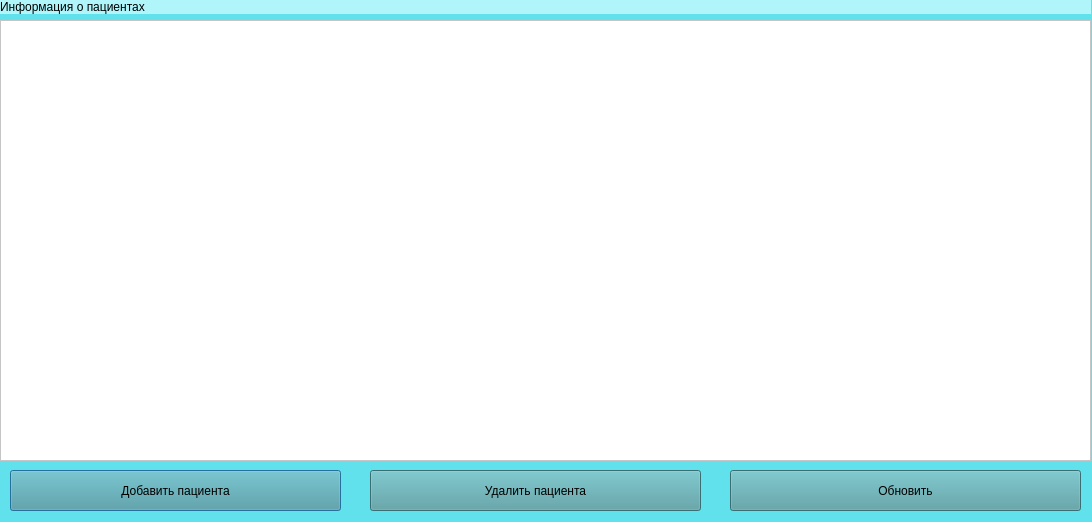
<?xml version="1.0" encoding="UTF-8"?>
<ui version="4.0">
 <class>Information</class>
 <widget class="QDialog" name="Information">
  <property name="geometry">
   <rect>
    <x>0</x>
    <y>0</y>
    <width>1092</width>
    <height>522</height>
   </rect>
  </property>
  <property name="windowTitle">
   <string>Dialog</string>
  </property>
  <property name="styleSheet">
   <string notr="true">background-color: rgb(96,225,235)</string>
  </property>
  <widget class="QPushButton" name="pushButton">
   <property name="geometry">
    <rect>
     <x>10</x>
     <y>470</y>
     <width>331</width>
     <height>41</height>
    </rect>
   </property>
   <property name="styleSheet">
    <string notr="true">background-color: rgb(80, 155, 161)</string>
   </property>
   <property name="text">
    <string>Добавить пациента</string>
   </property>
  </widget>
  <widget class="QPushButton" name="pushButton_2">
   <property name="geometry">
    <rect>
     <x>370</x>
     <y>470</y>
     <width>331</width>
     <height>41</height>
    </rect>
   </property>
   <property name="styleSheet">
    <string notr="true">background-color: rgb(80, 155, 161)</string>
   </property>
   <property name="text">
    <string>Удалить пациента</string>
   </property>
  </widget>
  <widget class="QPushButton" name="pushButton_3">
   <property name="geometry">
    <rect>
     <x>730</x>
     <y>470</y>
     <width>351</width>
     <height>41</height>
    </rect>
   </property>
   <property name="styleSheet">
    <string notr="true">background-color: rgb(80, 155, 161)</string>
   </property>
   <property name="text">
    <string>Обновить</string>
   </property>
  </widget>
  <widget class="QWidget" name="layoutWidget">
   <property name="geometry">
    <rect>
     <x>0</x>
     <y>0</y>
     <width>1091</width>
     <height>461</height>
    </rect>
   </property>
   <layout class="QVBoxLayout" name="verticalLayout">
    <item>
     <widget class="QLabel" name="label">
      <property name="styleSheet">
       <string notr="true">QLabel {
    qproperty-alignment: AlignCenter;background-color: rgb(175,245,250)
}</string>
      </property>
      <property name="text">
       <string>Информация о пациентах</string>
      </property>
     </widget>
    </item>
    <item>
     <widget class="QTableView" name="tableView">
      <property name="styleSheet">
       <string notr="true">background-color: white</string>
      </property>
     </widget>
    </item>
   </layout>
  </widget>
 </widget>
 <resources/>
 <connections/>
</ui>
